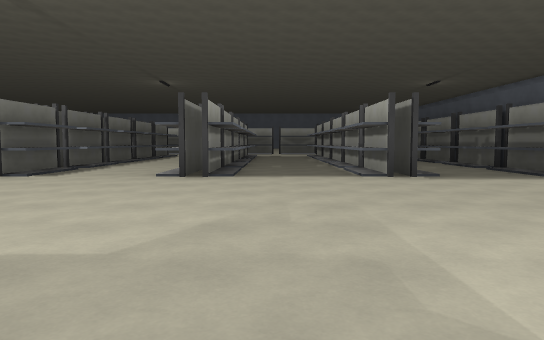
view 1 (above)

24 first-person views from a walk through a 3-D level made in the Godot game engine. The camera is 1.3 m above the floor, tilts 4° down and sees 70° across. The floor is counted in squares, 2 m on a side. Each view is taken from the middle of a square. On the plan, view 1 faces up. The plan holds only what a view shows up to about 11 squares ahead; the rest is blank. The place goes on beyond the plan. Surface patterns are stand-ins for the level's own textures.

view 2
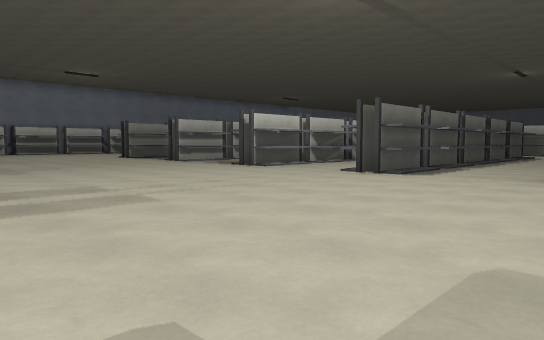

view 3
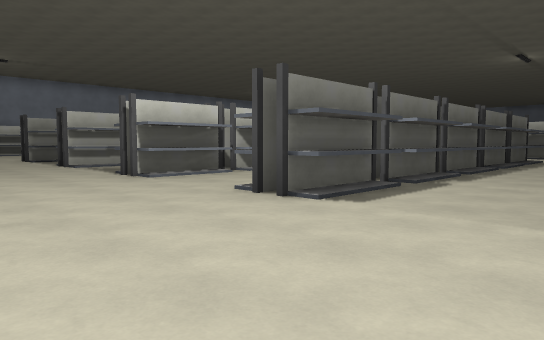

view 4
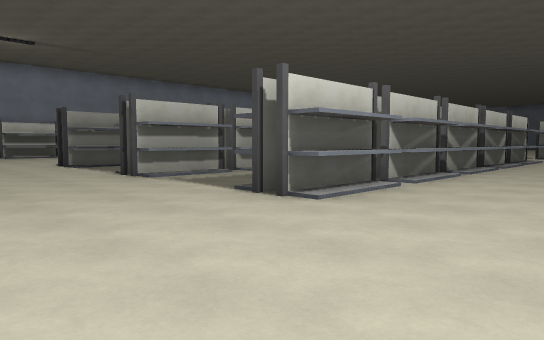

view 5
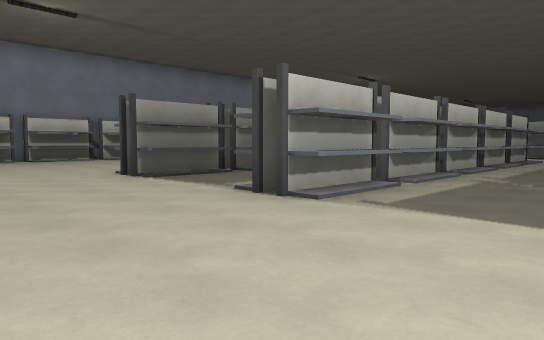

view 6
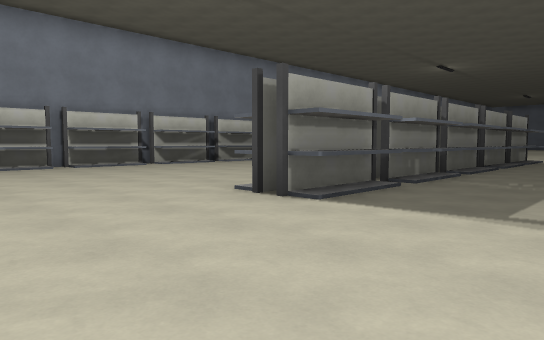

view 7
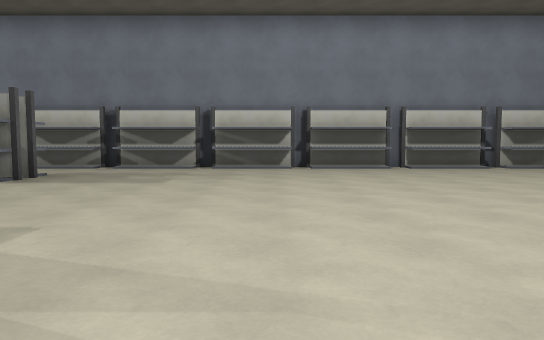

view 8
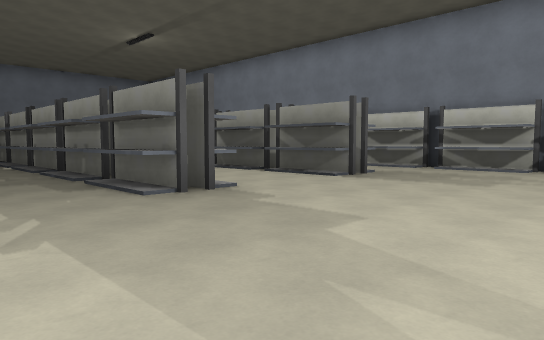

view 9
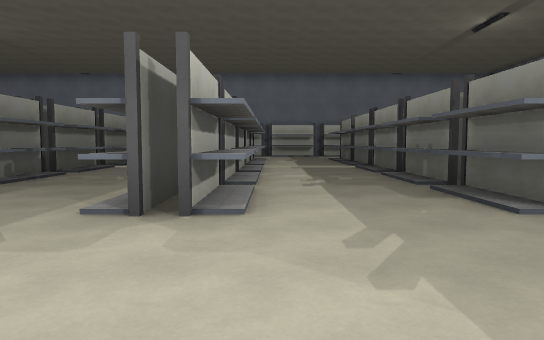

view 10
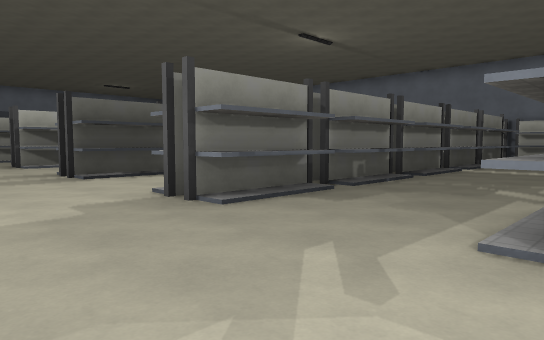

view 11
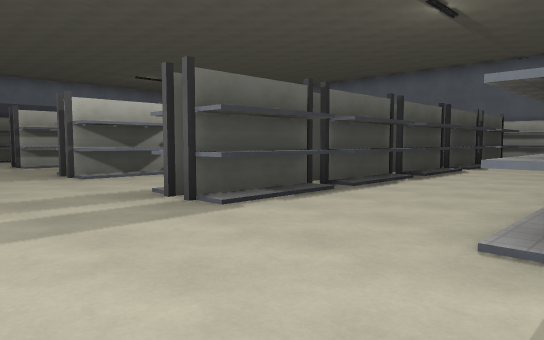

view 12
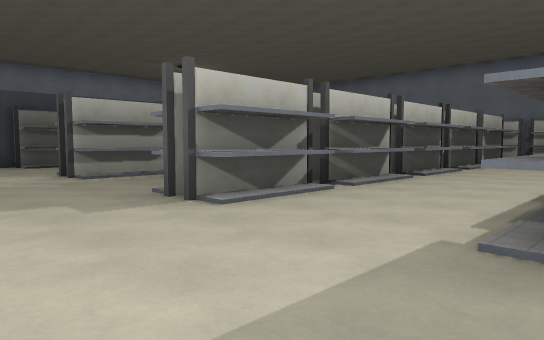

view 13
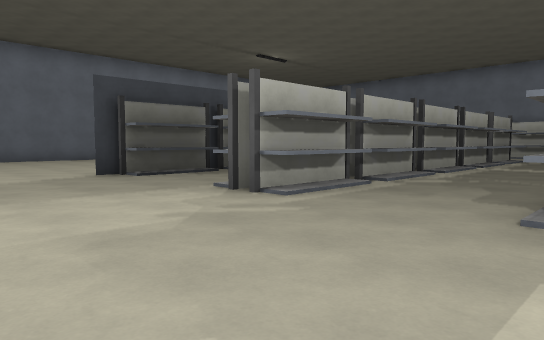

view 14
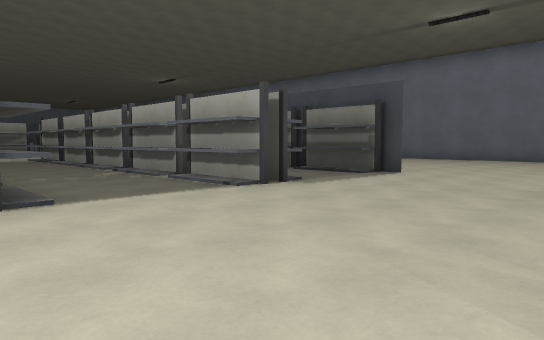

view 15
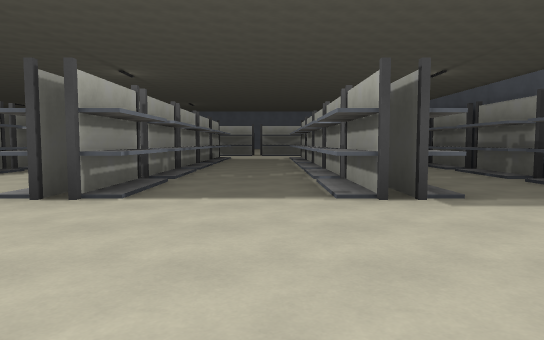

view 16
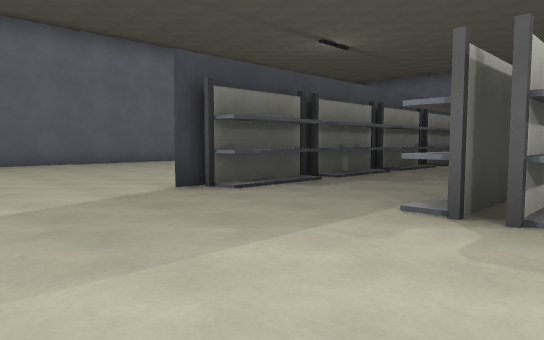

view 17
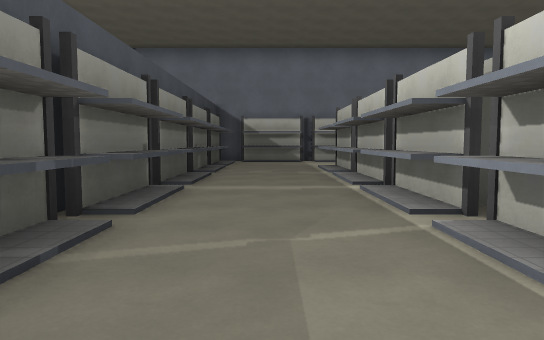

view 18
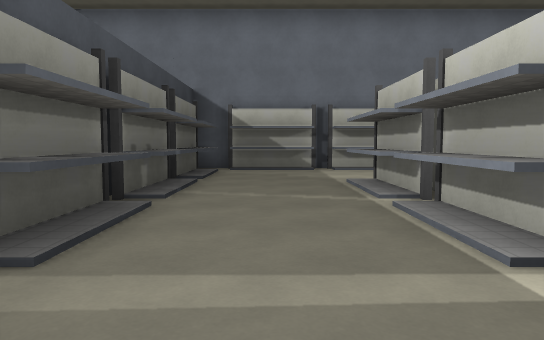

view 19
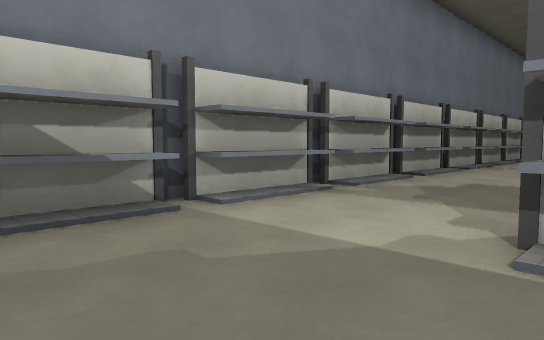

view 20
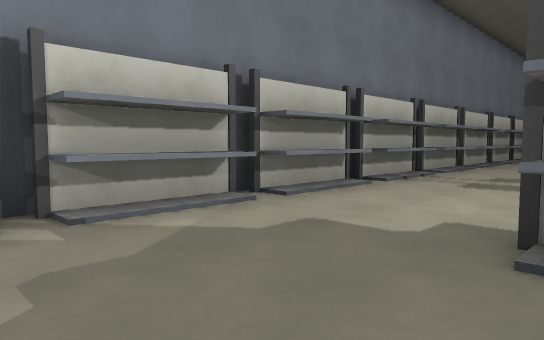

view 21
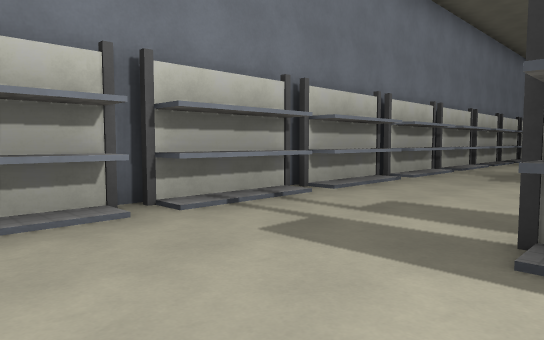

view 22
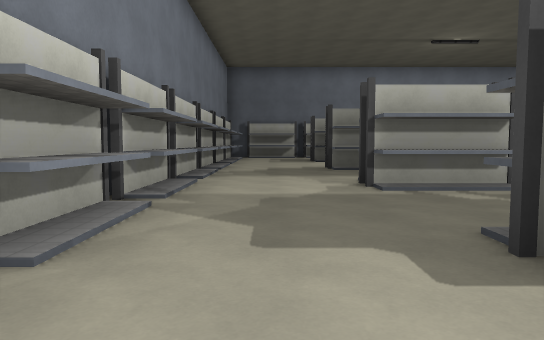

view 23
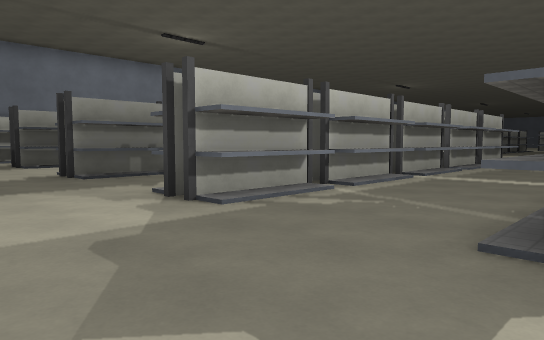

view 24
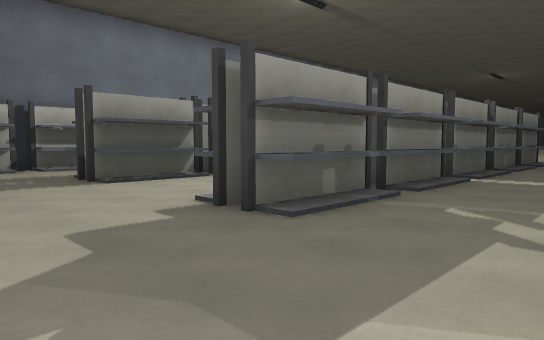

### Floor plan
Key: @ floor where view 1 was taken; # wall or solid block; . floor.
Columns run from 25 left of view 1 to 12 right of it. Each row starts with its distance up from view 1.
 16         #.  #.  #.  #.
 15         #.  #.  #.  #.   ..
 14         #.  #.  #.  #.  #..#   #
 13        ##. ##. ##. ##.  #..## .#
 12        ##..##..##..##.. #..## .#
 11 #      ##..##..##..##.. #..##..#
 10 #..... ##..##..##.. #..##..##..#
  9 #......##..##..##.. #..##..##..#
  8 #......##..##..##..##..##..##..#
  7 #..............................#...
  6 #...................................
  5 #...................................
  4 #...............................
  3 #.......... ..................
  2 #..................................
  1 #.....................................
  0 #........................@............
 -1 #..#...#...#...#...#...#...#...#......
 -2 #  #...#...#...#...#...#...#...#  ...
 -3    #.. #...#...#...#...#...#...#
 -4    #.  #...#...#...#...#...#...#
 -5    #   #...#...#...#...#...#...#
 -6        #...#...#...#...# ..#...#
 -7        #...#...# ..# ..# ..#...#
 -8        #...#...# ..# ..# ..#...#
 -9        #.. #...# ..# ..# ..#...#
-10    #   #.. #...#   #   #   #...#
-11    #.. #.. #...#   #   #   #...#
-12 #..#...#...#...#   #...#...#...#
-13 #..............................#
-14   .............................#
-15       .........................#
-16       ##########################

Where each view was taken, in squares from view 1:
view 1: 0 up, 0 right, facing up
view 2: 0 up, 1 left, facing up-left
view 3: 4 up, 2 left, facing up-left
view 4: 4 up, 6 left, facing up-left
view 5: 4 up, 10 left, facing up-left
view 6: 4 up, 14 left, facing up-left
view 7: 4 up, 15 left, facing left
view 8: 4 up, 15 left, facing down-left
view 9: 3 up, 15 left, facing down
view 10: 2 up, 14 left, facing down-right
view 11: 2 up, 10 left, facing down-right
view 12: 2 up, 6 left, facing down-right
view 13: 3 up, 2 left, facing down-right
view 14: 3 up, 2 left, facing up-right
view 15: 3 up, 1 right, facing up
view 16: 3 up, 1 right, facing down-right
view 17: 2 down, 4 right, facing down
view 18: 6 down, 4 right, facing down
view 19: 12 down, 5 right, facing down-left
view 20: 12 down, 1 right, facing down-left
view 21: 12 down, 3 left, facing down-left
view 22: 14 down, 8 left, facing left
view 23: 15 down, 10 left, facing up-left
view 24: 15 down, 15 left, facing up-left
